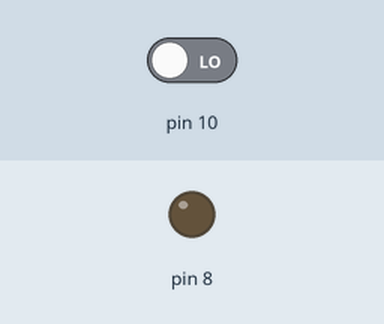
Recording of a sketch running on a simulated Arduino Uno, built with avr-gcc and run on an emulated ATmega328P. On the bench: output pins drawn as LEDs (lit = HIGH). The test bench sets the inputs (shaded band); at power-on: pin 10 LOW.

Above: at 1.2 s.
1.3 s: pin 10 driven HIGH
At 2.3 s:
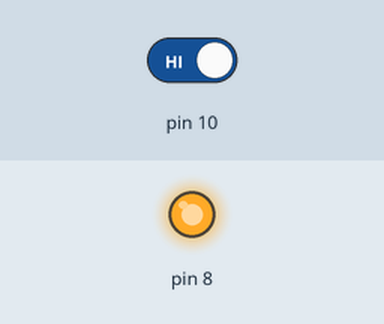
Timing chart, 0 to 4.3 s (numbered marks = the images above; inputs shaded):
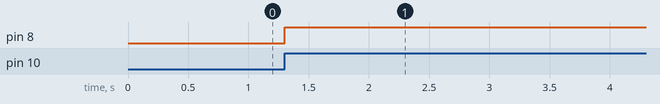

The sketch:

state_based_alarm.ino
```cpp
// Code generated by ArduinoML
// Structural concepts
void setup() {
	pinMode(8, OUTPUT);
	pinMode(10, INPUT);
}

//Behavioral concepts
long time=0; long debounce = 300;

void state_off() {
	digitalWrite(8, LOW);
	boolean guard = millis() - time > debounce;
	if ((digitalRead(10) == HIGH) && guard ) {
		time = millis();
		state_on();
	}
	else { state_off(); }
}

void state_on() {
	digitalWrite(8, HIGH);
	boolean guard = millis() - time > debounce;
	if ((digitalRead(10) == LOW) && guard ) {
		time = millis();
		state_off2();
	}
	else { state_on(); }
}

void state_off2() {
	digitalWrite(8, HIGH);
	boolean guard = millis() - time > debounce;
	if ((digitalRead(10) == HIGH) && guard ) {
		time = millis();
		state_off();
	}
	else { state_off2(); }
}

void loop() {state_off();} // Entering init state
```

Measured:
- after the input at 1.3 s, pin 8: LOW → HIGH at once
